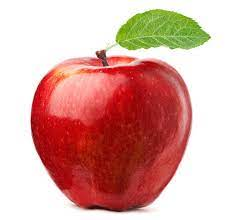
#> input picture resources/images/apple.jpg, 229 x 220 px
$ python count_objects.py --image ../resources/images/apple.jpg
#> lines starting #> are read from the running program, lines starting #| are printed output that depends on the picture; after the words box and inside, x2 and y2 are one past the last pixel; in counts of white or black regions, pixels touching at a corner belong together
### cv/utils/parsing_utils.py
import argparse
import cv2.cv2 as cv

from cv.utils.image_utils import scale


def get_single_image_parser():
    parser = argparse.ArgumentParser()
    parser.add_argument("-i", "--image", required=True, help="path to the input image")
    return parser


def get_single_image_from_command_line():
    parser = get_single_image_parser()
    args = parser.parse_args()
    image = cv.imread(args.image)
#> image is the input picture: shape (220, 229, 3); mean B, G, R 159.5, 167.2, 217.4
    while image.shape[0] > 1000:
        image = scale(image, 0.5)
    return image

### cv/count_objects.py
# import the necessary packages
import cv2.cv2 as cv2
import imutils
import sys

from cv.utils.parsing_utils import get_single_image_from_command_line


def main():
    # construct the argument parser and parse the arguments
    image = get_single_image_from_command_line()
    cv2.imshow("Image", image)
    cv2.waitKey(0)

    # convert the image to grayscale
    gray = cv2.cvtColor(image, cv2.COLOR_BGR2GRAY)
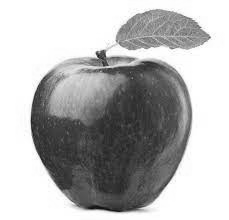
#> gray: shape (220, 229); min 13, max 255, mean 181.3
    cv2.imshow("Gray", gray)
    cv2.waitKey(0)

    # applying edge detection we can find the outlines of objects in images
    edged = cv2.Canny(gray, 30, 150)
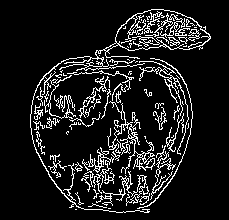
#> edged: shape (220, 229); 11.2% white in thin lines or dots, all inside (x1, y1, x2, y2) = (30, 9, 211, 213)
    cv2.imshow("Edged", edged)
    cv2.waitKey(0)

    # threshold the image by setting all pixel values less than 225 to 255 (white; foreground)
    # and all pixel values >= 225 to 255(black; background), thereby segmenting the image
    thresh = cv2.threshold(gray, 240, 255, cv2.THRESH_BINARY_INV)[1]
#> thresh: shape (220, 229); 48.2% white; 45 white regions (44 under 20 px), largest, box (x1, y1, x2, y2) and area: (30, 8, 212, 214) 24233
    cv2.imshow("Thresh", thresh)
    cv2.waitKey(0)

    adaptive_thresh = cv2.adaptiveThreshold(gray, 255, cv2.ADAPTIVE_THRESH_GAUSSIAN_C, cv2.THRESH_BINARY_INV, 11, 2)
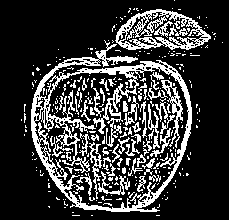
#> adaptive_thresh: shape (220, 229); 22.4% white in thin lines or dots, all inside (x1, y1, x2, y2) = (21, 0, 223, 216)
    cv2.imshow("Adaptive thresh", adaptive_thresh)
    cv2.waitKey(0)

    # we apply erosion to reduce the size of foreground objects
    eroded = thresh.copy()
    eroded = cv2.erode(eroded, None, iterations=2)
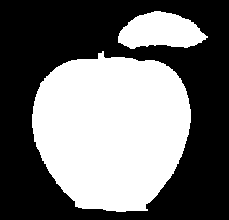
#> eroded: shape (220, 229); 44.1% white; 2 white regions, box (x1, y1, x2, y2) and area: (32, 51, 191, 212) 19834, (118, 11, 208, 49) 2375
    cv2.imshow("Eroded", eroded)
    cv2.waitKey(0)

    # we apply dilution to reduce the size of background objects
    dilated = eroded.copy()
    dilated = cv2.dilate(dilated, None, iterations=2)
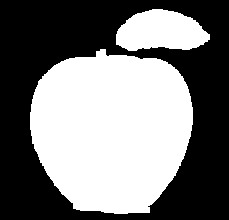
#> dilated: shape (220, 229); 47.8% white; 2 white regions
    cv2.imshow("Dilated", dilated)
    cv2.waitKey(0)

    # find contours (i.e., outlines) of the foreground objects in the thresholded image
    contours = cv2.findContours(dilated, cv2.RETR_EXTERNAL, cv2.CHAIN_APPROX_SIMPLE)
#> contours = 2 contours; box (x1, y1, x2, y2) and area: (30, 49, 193, 214) 20888, (116, 9, 210, 51) 2815
    contours = imutils.grab_contours(contours)
    output = image.copy()

    # loop over the contours
    for c in contours:
        # draw each contour on the output image with a 3px thick purple
        # outline, then display the output contours one at a time
        cv2.drawContours(output, [c], -1, (240, 0, 159), 3)
        cv2.imshow("Contours", output)
        cv2.waitKey(0)
#> this loop made 2 passes
#> pass 2, in main, `cv2.imshow("Contours", output)`:
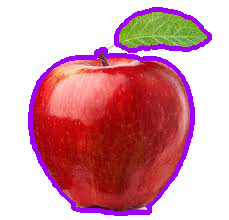
#> window 'Contours': shape (220, 229, 3); mean B, G, R 164.2, 153.6, 213.5

    # draw the total number of contours found in purple
    text = "I found {} objects!".format(len(contours))
#> text = 'I found 2 objects!'
    cv2.putText(output, text, (10, 20), cv2.FONT_HERSHEY_SIMPLEX, 0.7, (0, 240, 159), 2)
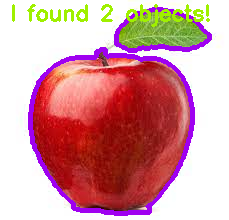
#> output: shape (220, 229, 3); 2.51% of pixels changed, all inside (x1, y1, x2, y2) = (12, 4, 210, 27)
    cv2.imshow("Contours", output)
    cv2.waitKey(0)


if __name__ == '__main__':
    main()

$ run again, on resources/images/bryce_2.jpg
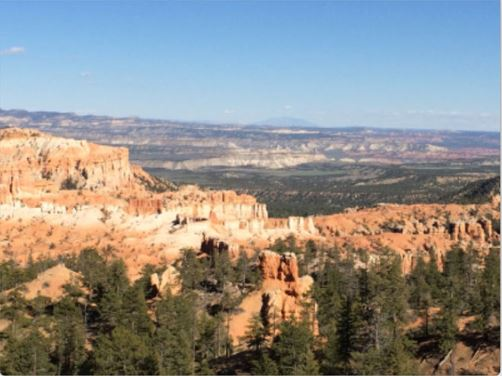
#> input picture resources/images/bryce_2.jpg, 502 x 376 px
#> in get_single_image_from_command_line, image is the input picture: shape (376, 502, 3); mean B, G, R 137.8, 141.9, 143.6
#> in main, `edged = cv2.Canny(gray, 30, 150)`:
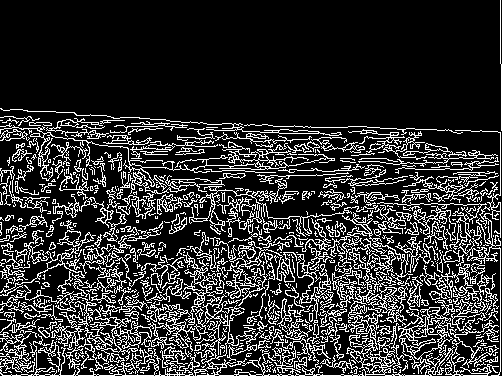
#> edged: shape (376, 502); 19.4% white in thin lines or dots
#> thresh: shape (376, 502); 99.8% white; black in thin lines or dots, all inside (x1, y1, x2, y2) = (1, 140, 502, 376)
#> adaptive_thresh: shape (376, 502); 31.1% white in thin lines or dots
#> eroded: shape (376, 502); 99% white; 21 black regions, largest, box (x1, y1, x2, y2) and area: (181, 222, 209, 245) 297, (151, 210, 179, 227) 291, (0, 200, 22, 216) 208
#> dilated: shape (376, 502); 99.8% white; 25 black regions (20 under 20 px)
#> contours = 1 contour; box (x1, y1, x2, y2) and area: (0, 0, 502, 376) 187778
#> the loop in main, `for c in contours:` made 1 pass
#> text = 'I found 1 objects!'
#> in main, `cv2.putText(output, text, (10, 20), cv2.FONT_HERSHEY_SIMPLEX, 0.7, (0,..`:
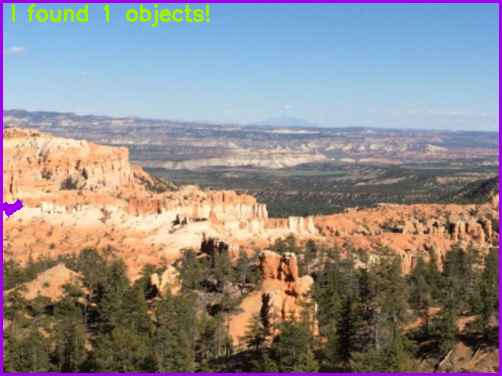
#> output: shape (376, 502, 3); mean B, G, R 139, 138.3, 144.7
